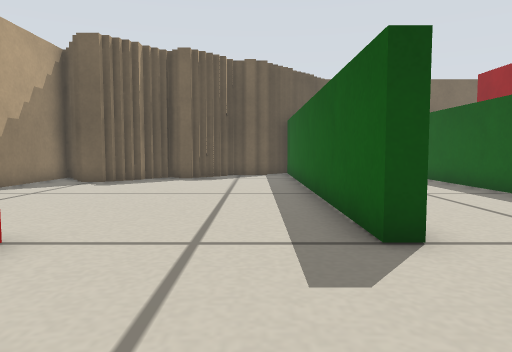
[1] (above)

19 first-person views from a walk through a robot-simulator world made for Stage. The camera is 0.22 m above the floor, tilts 4° down and sees 70° across. Floor lines are 1 m apart. The floor is counted in squares, 0.2 m on a side. Each view is taken from the middle of a square. On the plan, view 1 faces up. The plan holds only what a view shows up to about 14 squares ahead; the rest is blank. Robots are left out.

[2]
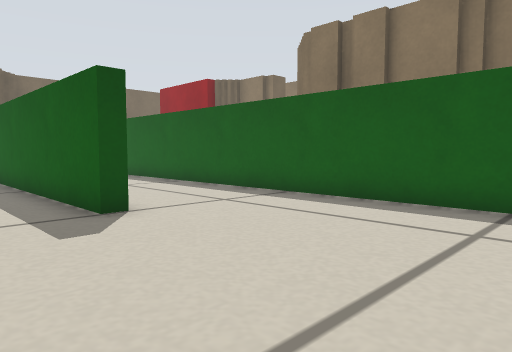

[3]
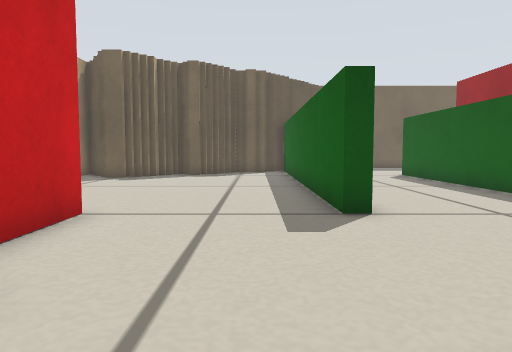

[4]
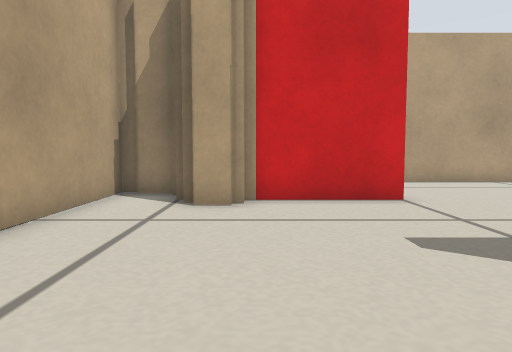

[5]
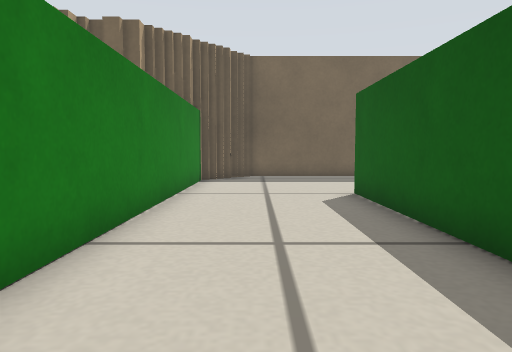

[6]
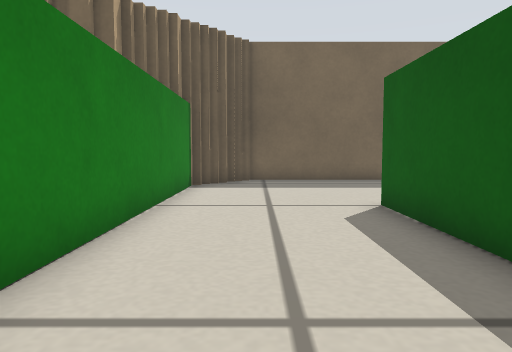

[7]
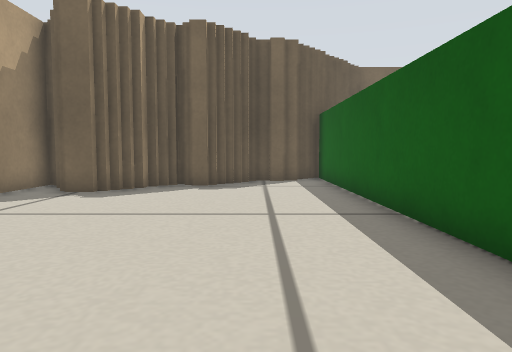

[8]
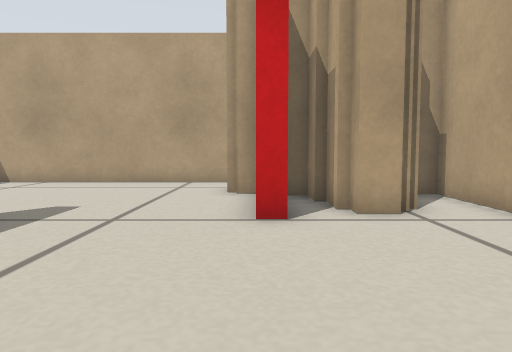

[9]
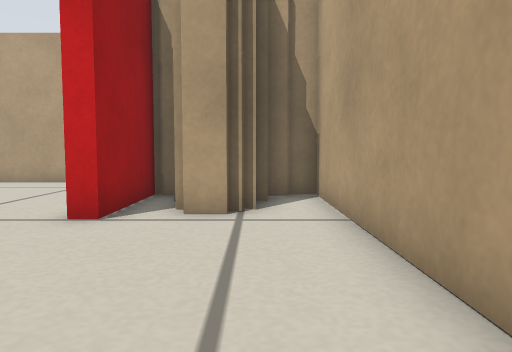

[10]
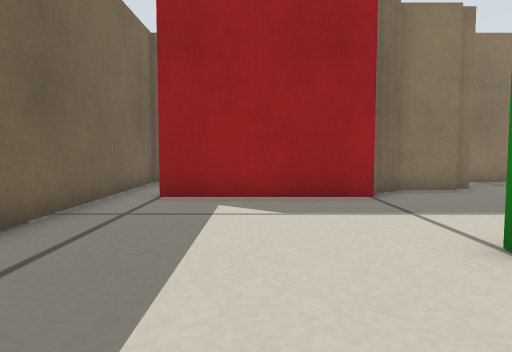

[11]
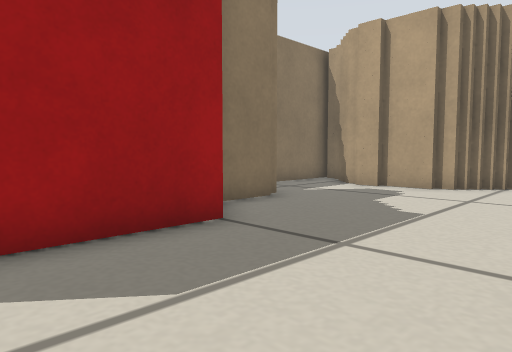

[12]
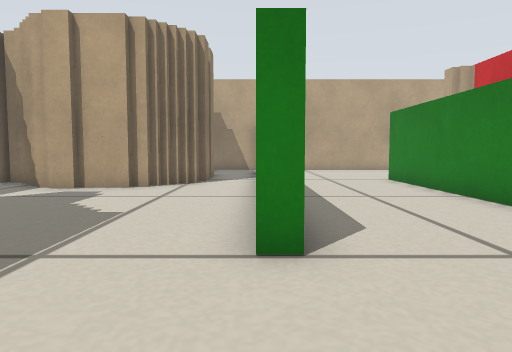

[13]
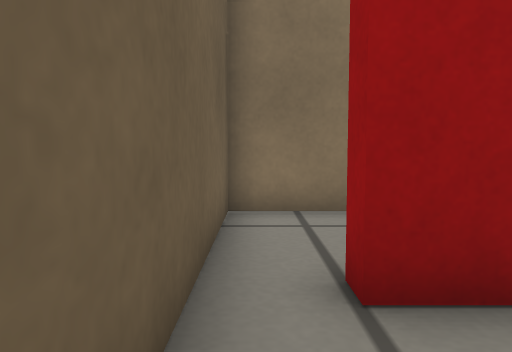

[14]
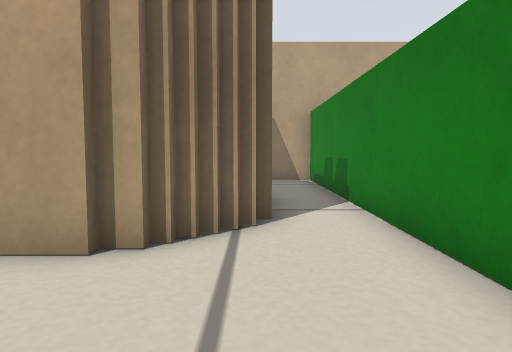

[15]
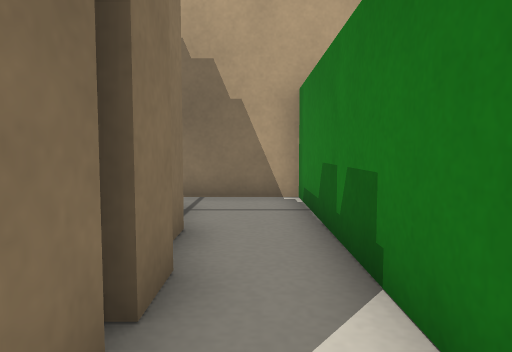

[16]
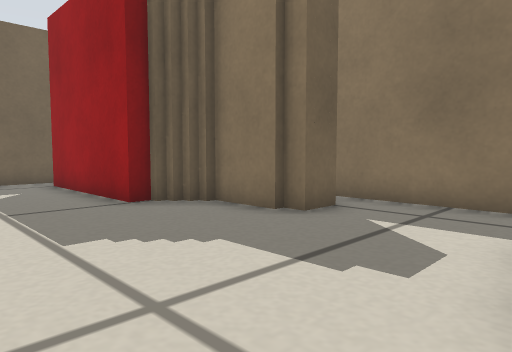

[17]
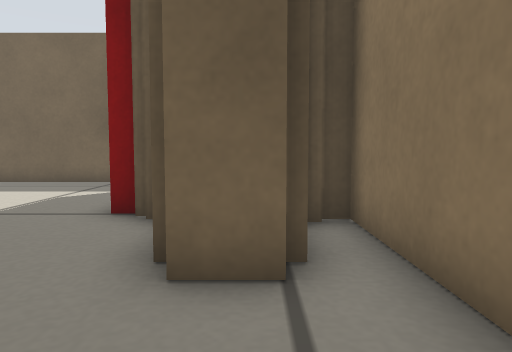

[18]
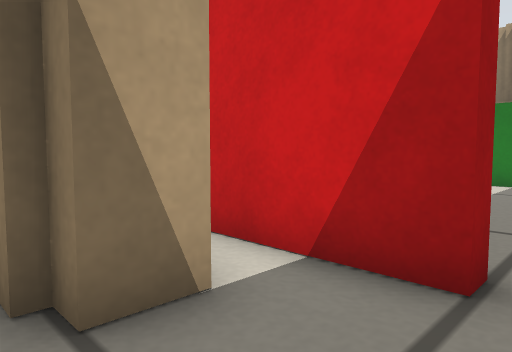

[19]
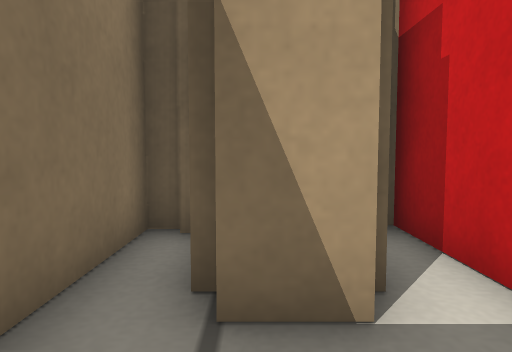

### Floor plan
Ten units are one square. View 1 is at (0, 0); x grows to the right and y downward. Boxes are objects, and circles mark ways between rooms. Rooms are numbered by the first view taken in them; rooms with no view inside come last. Other rooms are left out.
<svg viewBox="-80 -210 240 240">
<path fill="none" stroke="#000" d="M-24 -142 -30 -142M-45 -32 -45 -22M-51 -125 -60 -125M-42 -22 -42 -13 -38 -13M-56 -38 -48 -38 -48 -32M1 -160 -5 -160M6 -162 0 -162M-5 -162 -10 -162M-69 -13 -62 -13M65 8 65 -142 70 -142M-42 10 -42 20M20 -185 20 -42 15 -42 15 -170M-75 -145 -75 -10 -68 -10M-45 20 -45 25 58 25M30 -198 30 -192M75 -205 38 -205M130 -114 130 -132M131 -178 142 -178M144 -110 133 -110 133 -115M70 -82 70 -65M106 -72 122 -72M121 -75 130 -75M100 -64 100 -70 108 -70M145 -205 75 -205M90 -10 90 -18M87 -28 87 -38M87 -42 87 -52M90 -52 90 -58M70 -65 70 25 98 25M145 -174 145 -169M142 -178 142 -172M150 -150 155 -150 155 -205 145 -205M155 -54 155 -137 150 -137"/>
<rect x="-35" y="-45" width="10" height="60" fill="#bbb"><title>red box</title></rect>
<rect x="115" y="-195" width="10" height="50" fill="#bbb"><title>red box</title></rect>
<circle cx="70" cy="-175" r="3" fill="#2a7"/>
<circle cx="80" cy="-60" r="3" fill="#2a7"/>
<circle cx="135" cy="-190" r="3" fill="#2a7"/>
<circle cx="135" cy="-90" r="3" fill="#2a7"/>
<text x="10" y="-80">1</text>
<text x="100" y="-140">2</text>
<text x="80" y="-10">3</text>
<text x="150" y="-180">4</text>
<text x="150" y="-100">5</text>
</svg>
Room 1 opens to room 2. Room 2 opens to room 3. Room 2 opens to room 4. Room 2 opens to room 5.

Where each view was taken, in squares from view 1:
view 1: 0 up, 0 right, facing up
view 2: 2 down, 1 left, facing up-right
view 3: 2 down, 0 right, facing up
view 4: 1 up, 5 right, facing left
view 5: 5 up, 4 right, facing up
view 6: 7 up, 4 right, facing up
view 7: 3 up, 1 left, facing up
view 8: 10 up, 3 left, facing down
view 9: 10 up, 6 left, facing down
view 10: 17 up, 3 right, facing right
view 11: 18 up, 7 right, facing down-right
view 12: 18 up, 7 right, facing down
view 13: 20 up, 9 right, facing right
view 14: 11 up, 9 right, facing down
view 15: 6 up, 8 right, facing down
view 16: 7 up, 8 right, facing up-right
view 17: 8 up, 14 right, facing up
view 18: 20 up, 15 right, facing down-left
view 19: 20 up, 14 right, facing down
